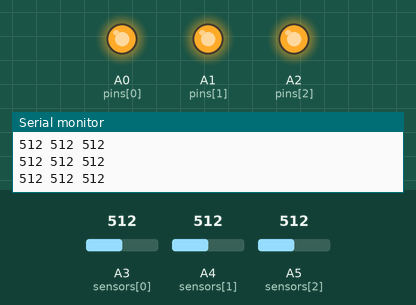
Simulated run of this sketch. Board: Arduino Uno, built with avr-gcc and run on an emulated ATmega328P. On the bench: output pins drawn as LEDs (lit = HIGH), the last lines printed to the serial monitor. The inputs (shaded band) are chosen by the test bench; at power-on: A3 (sensors[0]) = 512, A4 (sensors[1]) = 512, A5 (sensors[2]) = 512.

Above: at 1.2 s.
1.3 s: A3 (sensors[0]) set to 445
2.8 s: A3 (sensors[0]) set to 416
At 4.0 s:
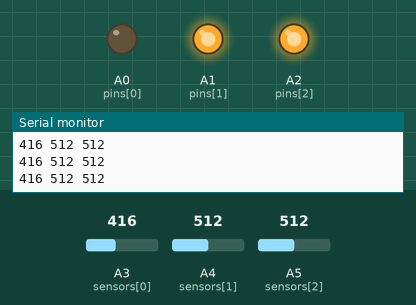
4.3 s: A4 (sensors[1]) set to 458
5.8 s: A4 (sensors[1]) set to 432
At 6.2 s:
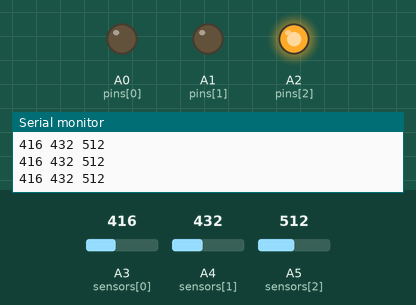
7.3 s: A5 (sensors[2]) set to 450
8.8 s: A5 (sensors[2]) set to 431
At 9.7 s:
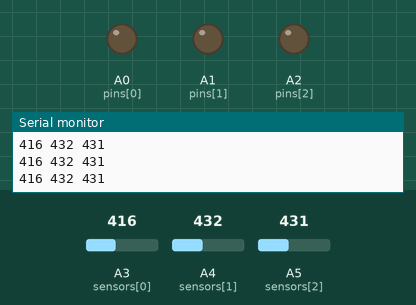
Timing chart, 0 to 11.3 s (numbered marks = the images above; inputs shaded):
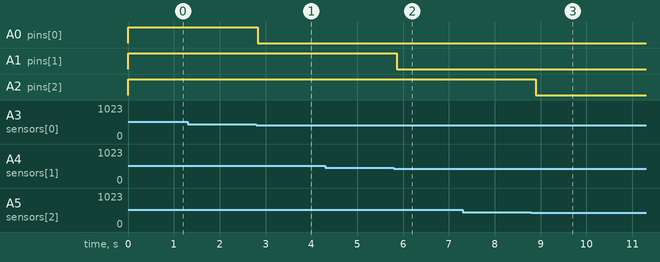

Measured:
- the behaviour switches between 435 and 434 on A3 (sensors[0]) (found by bisection; images 0 and 1)
- the behaviour switches between 443 and 442 on A4 (sensors[1]) (found by bisection; images 1 and 2)
- the behaviour switches between 439 and 438 on A5 (sensors[2]) (found by bisection; images 2 and 3)
- after the input at 2.8 s, A0 (pins[0]): HIGH → LOW at once
- after the input at 5.8 s, A1 (pins[1]): HIGH → LOW after 0.06 s
- after the input at 8.8 s, A2 (pins[2]): HIGH → LOW after 0.09 s

The sketch:

PhotosAndRGB.ino
```cpp
int pins[] = {A0, A1, A2};
int sensors[] = {A3, A4, A5};
int vals[] = {0,0,0};
int colors[] = {0,0,0};
int mins[] = {217, 300, 285};
int maxs[] = {650, 584, 590};

void setup() {
  // put your setup code here, to run once:
  Serial.begin(9600);
  for( int i = 0; i < 3; i++ )
  {
    pinMode(pins[i], OUTPUT);
    pinMode(sensors[i], INPUT);
  }
}

void loop() {
  // put your main code here, to run repeatedly:
  for( int i = 0; i < 3; i++ )
  {
    vals[i] = analogRead(sensors[i]);  //vals[0] is voltage at sensors[0]
    colors[i] = map(vals[i], mins[i], maxs[i], 0, 255);
    analogWrite(pins[i], colors[i]);
    Serial.print(vals[i]); Serial.print(" ");
  }
  Serial.println();
  delay(100);
}
```
